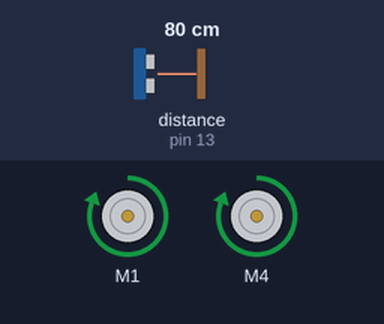
A sketch run on a simulated Arduino Uno, built with avr-gcc and run on an emulated ATmega328P. Parts: 2 × DC motor (green arrow = forward, orange = backward, longer = faster). The inputs (shaded band) are chosen by the test bench; at power-on: distance to the obstacle (sensor on pin 13) 80 cm. The echo pulse lasts 58.3 µs per cm.

Above: at 1.2 s.
1.3 s: distance to the obstacle (sensor on pin 13) set to 23 cm
2.8 s: distance to the obstacle (sensor on pin 13) set to 18 cm
At 3.4 s:
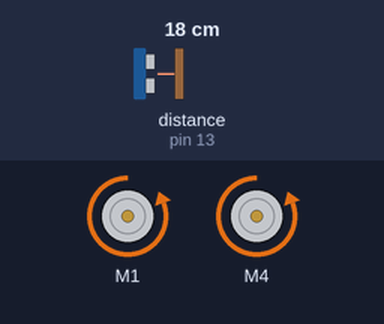
4.3 s: distance to the obstacle (sensor on pin 13) set to 35 cm
At 6.9 s:
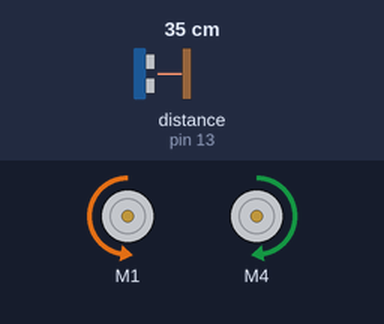
7.3 s: distance to the obstacle (sensor on pin 13) set to 2 cm
At 8.0 s:
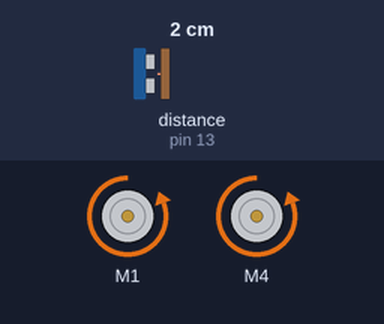
Timing chart, 0 to 9.8 s (numbered marks = the images above; inputs shaded):
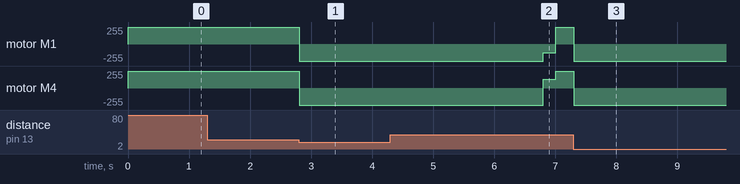

Measured:
- the behaviour switches between 21 and 20 cm on distance to the obstacle (sensor on pin 13) (found by bisection; images 0 and 1)
- after the input at 1.3 s, every drawn part: stays the same
- after the input at 2.8 s, motor M1, motor M4: forward 255/255 → backward 255/255 at once
- after the input at 7.3 s, motor M1, motor M4: forward 255/255 → backward 255/255 at once

The sketch:

usonic.ino
```cpp
// (licence header left out)
#include <UltrasonicSensor.h>
#include <Tank.h>

// Initialize and Set UltrasonicSensor's trigger and echo ports
UltrasonicSensor ultrasonicSensor(3, 13);
//	Initialize the Tank.
Tank tank;

void setup () {
  Serial.begin (9600);
  tank.setMotors();
}

void loop () {
  //  get distance in cm and let the tank explore around. :-)
  tank.exploreAround(ultrasonicSensor.distanceInCentimeters());
}
```
